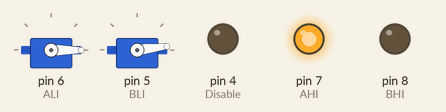
The sketch below on a simulated Arduino Uno, built with avr-gcc and run on an emulated ATmega328P. Shown: 2 × servo, output pins drawn as LEDs (lit = HIGH).

Above: at 0.15 s.
At 13.33 s:
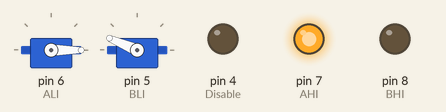
At 22.2 s:
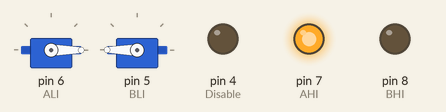
At 39.56 s:
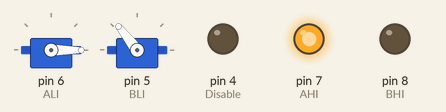
Timing chart, 0 to 40.0 s (numbered marks = the images above):
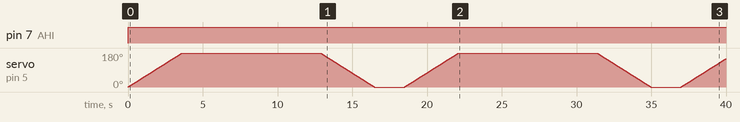

Measured:
- by itself, pin 7 (AHI): LOW → HIGH at 0.00 s

The sketch:

ServoPWM.ino
```cpp
#include <Servo.h>
Servo servoALI;
Servo servoBLI;

int ALI = 6;
int BLI = 5;
int BHI = 8;
int AHI = 7;
int Disable = 4;

void setup() {
    servoALI.attach(ALI);
    servoBLI.attach(BLI);
    pinMode(BHI, OUTPUT);
    pinMode(AHI, OUTPUT);
    pinMode(Disable, OUTPUT);
}
void loop(){
   digitalWrite(Disable, LOW);
    //PWM na BLI
   digitalWrite(AHI, HIGH);
   digitalWrite(BHI, LOW);
   servoALI.write(0);
   for (int i=0; i<=360; i++) //rozpędzanie silnika
   {
    servoBLI.write(i);
    delay(20);
   }
   delay(2000);
   for (int i=360; i>=0; i--) //zwalnianie silnika
   {
    servoBLI.write(i);
    delay(20);
   }
   delay(2000);
 /*   //PWM na ALI
   digitalWrite(AHI, HIGH);
   digitalWrite(BHI, HIGH);
   servoBLI.write(0);
   for (int i=0; i<=180; i++) //rozpędzanie silnika
   {
    servoALI.write(i);
    delay(20);
   }
   delay(500);
   for (int i=180; i>=0; i--) //zwalnianie silnika
   {
    servoALI.write(i);
    delay(20);
   }  */
}
```
